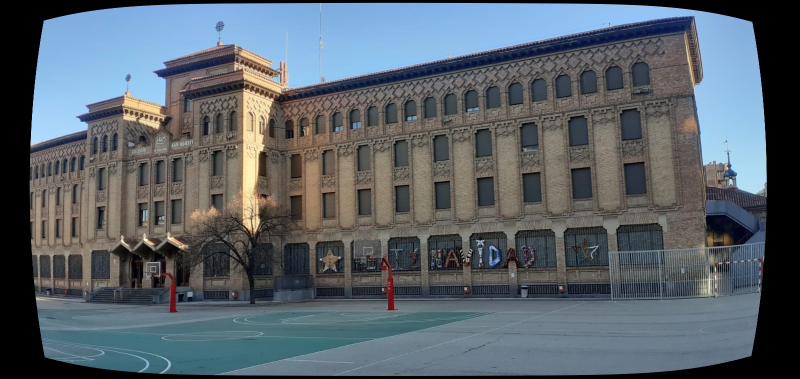
#> input picture colfotoactual2.jpg, 1600 x 758 px (shown at 1/2 size)
$ python 'CódigoTRABAJOCV.py'
#> lines starting #> are read from the running program, lines starting #| are printed output that depends on the picture
#####################################################################################
#
# MRGCV Unizar - Computer vision - COURSE ASSIGMENT
#
# Title: Estimation of a camera pose using old photos.
#
# Date:
#
#####################################################################################
#
# Authors: Jaime Ángel Ezpeleta Sobrevía
#
# Version:
#
#####################################################################################

'''Imports and functions'''
import time
import collections
import matplotlib.pyplot as plt
import numpy as np
import random
import math
import glob
import scipy.linalg as scAlg
import cv2
import scipy as sc
import scipy.optimize as scOptim
def svd(mat, norm=False) -> np.array:
    """
    Function to perform SVD of a given matrix.
    Last column of vector v is the desired solution.

    :param mat: matrix we want to perform SVD to
    norm: if False, it does not normalize the vector.
    :return:
    It returns the 3D point obtained by a match of two 2D points.
    """
    u, s, vh = np.linalg.svd(mat)
    v = vh.T
    pt = v[:, -1]
    if norm:
        pt = pt / pt[-1]
    # point_3d /= point_3d[3] This also works
    return pt
def homographyPts(x1, x2) ->np.array:
    """
    Function that builds matrices for later svd. Homography case.
    :param x1: first point of the 2D match
    :param x2: second point of the 2D match
    :return:
    A matrix, composed by the stack of equations of both points.
    We stack both points' equations to get the system of equations (2m x 4), where m = num of points of the match.
    """
    line1 = np.array([x1[0][0], x1[1][0], 1, 0, 0, 0, -x2[0][0] * x1[0][0], -x2[0][0] * x1[1][0], -x2[0][0]])
    line2 = np.array([0, 0, 0, x1[0][0], x1[1][0], 1, -x2[1][0] * x1[0][0], -x2[1][0] * x1[1][0], -x2[1][0]])
    A = np.vstack((line1, line2))
    return A
def indexMatrixToMatchesList(matchesList):
    """
     -input:
         matchesList: nMatches x 3 --> [[indexDesc1,indexDesc2,descriptorDistance],...]]
     -output:
        dMatchesList: list of n DMatch object
     """
    dMatchesList = []
    for row in matchesList:
        dMatchesList.append(cv2.DMatch(_queryIdx=row[0], _trainIdx=row[1], _distance=row[2]))
    return dMatchesList

# [69 lines left out: functions matchesListToIndexMatrix, matchWith2NDRR, npztox1x2, not called in this run]
def npztox1x2bis(npz):
    npz = np.load(npz)

    npz.files
    a = npz['keypoints0']
    b = npz['keypoints1']
    matches = npz['matches']
    c = npz['match_confidence']
    vectSG = []

    for i in range(matches.shape[0]):
        if (matches[i] != -1):
            vectSG.append([i, matches[i], 1 / c[i]])

    return vectSG,a,b
# [167 lines left out: functions calibrationFunction, disassemble_T, ensamble_T, rightCrosssP, getMax, draw3DLine and 1 more, not called in this run]

def crossMatrixInv(M):
    x = [M[2, 1], M[0, 2], M[1, 0]]
    return x

# [122 lines left out: functions crossMatrix, resBundleProjection, n_Points_in_Front, resBundleProjection, not called in this run]

votant=0
votact=0
if __name__ == '__main__':
    if True:
        np.set_printoptions(precision=4,linewidth=1024,suppress=True)

        path_image_vieja = 'fotovieja.jpg'  # Imagen vieja
        path_image_1col='colfotoactual2.jpg'
        path_image_2col='colfotoactual1.jpg'
        #path_image_3col='colfotoactual3.jpg'
        path_image_viejacol='colegiosanagustin1.png'

        canonical = [[1, 0, 0, 0], [0, 1, 0, 0], [0, 0, 1, 0]]
        # Read images

        image_pers_1=cv2.imread(path_image_1col)
#> image_pers_1 is the input picture: shape (758, 1600, 3); mean B, G, R 105.9, 98.2, 88.9
        #image_pers_1=cv2.imread(path_image_3col)
        image_pers_2=cv2.imread(path_image_2col)
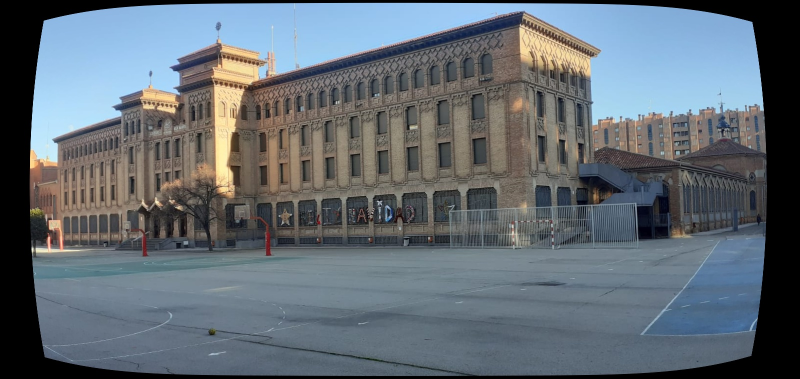
#> input picture colfotoactual1.jpg, 1600 x 758 px (shown at 1/2 size)
#> image_pers_2 is the input picture: shape (758, 1600, 3); mean B, G, R 115.1, 107, 97.7
        image_pers_viejacol=cv2.imread(path_image_viejacol)
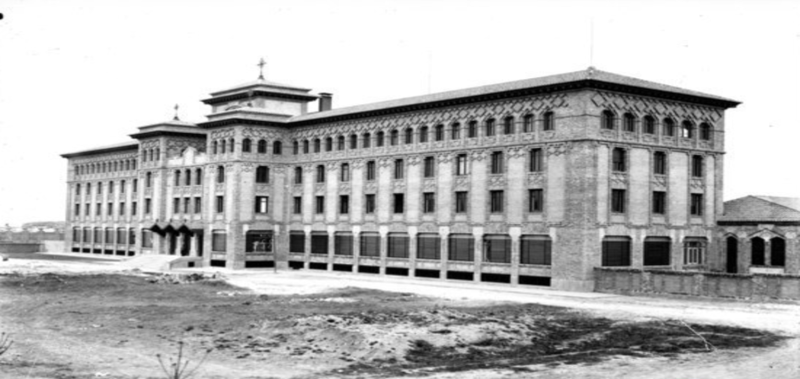
#> input picture colegiosanagustin1.png, 1600 x 758 px (shown at 1/2 size)
#> image_pers_viejacol is the input picture: shape (758, 1600, 3); mean B, G, R 179.7, 179.7, 179.7


        img_gris_pers_4 = cv2.cvtColor(image_pers_1, cv2.COLOR_BGR2GRAY)
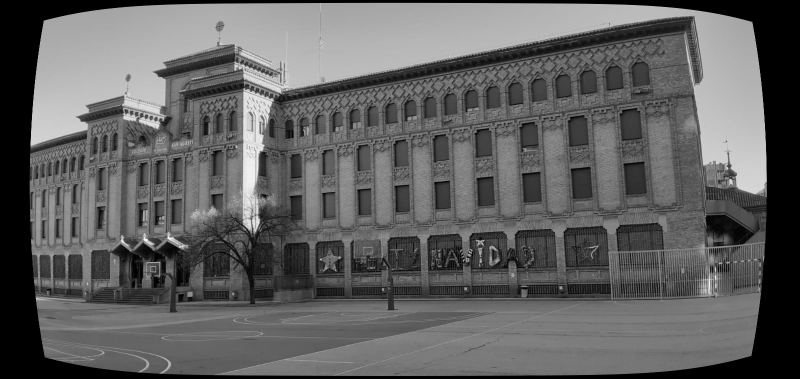
#> img_gris_pers_4: shape (758, 1600) (shown at 1/2 size); min 0, max 251, mean 96.3
        img_gris_pers_5 = cv2.cvtColor(image_pers_2, cv2.COLOR_BGR2GRAY)
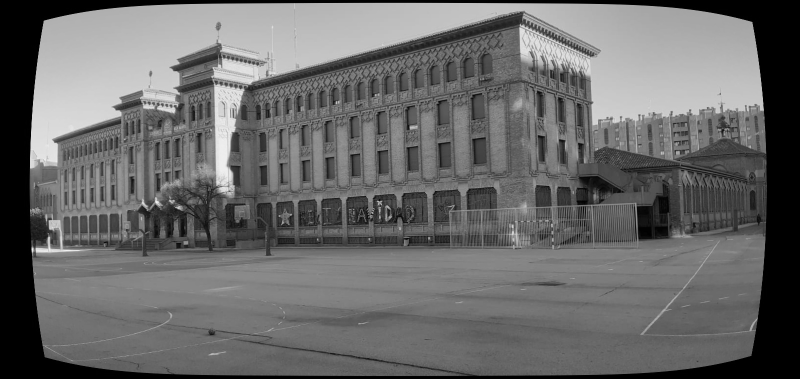
#> img_gris_pers_5: shape (758, 1600) (shown at 1/2 size); min 0, max 248, mean 105.1
        img_gris_vieja = cv2.cvtColor(image_pers_viejacol, cv2.COLOR_BGR2GRAY)

        npzpath='colfotoactual2_colfotoactual1_matches.npz'
        npzpath2 = 'colegiosanagustin1_colfotoactual1_matches.npz'
        #npzpath3 = 'C:/Users/jaime/Desktop/MASTER/Computer Vision/TRABAJO/colfotoactual3_colfotoactual2_matches.npz'


        matchesListG,keypointsSG1,keypointsSG2=npztox1x2bis(npzpath)
#> (reads colfotoactual2_colfotoactual1_matches.npz from the repository)

        dMatchesListG = indexMatrixToMatchesList(matchesListG)
        imgMatched = cv2.drawMatches(img_gris_pers_4, cv2.KeyPoint_convert(keypointsSG1), img_gris_pers_5, cv2.KeyPoint_convert(keypointsSG2), dMatchesListG[:1],
                                     None, flags=cv2.DrawMatchesFlags_NOT_DRAW_SINGLE_POINTS)
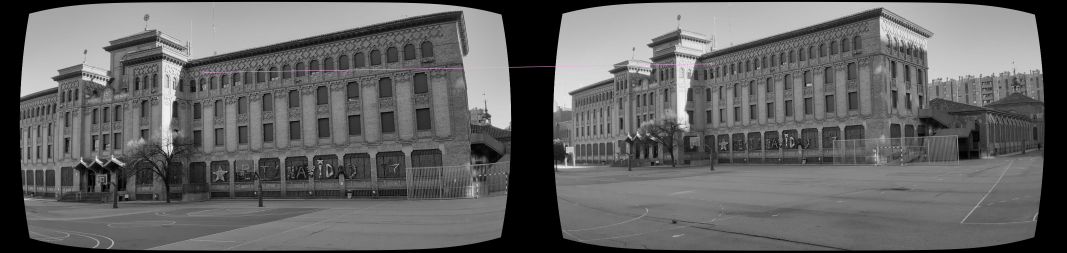
#> imgMatched: shape (758, 3200, 3) (shown at 1/3 size); mean of channels 0, 1, 2 100.8, 100.8, 100.8; drawn as B, G, R
        plt.title("Matches Superglue")
        plt.imshow(imgMatched, cmap='gray', vmin=0, vmax=255)
        plt.draw()
        plt.waitforbuttonpress()
        srcPts = np.float32([cv2.KeyPoint_convert(keypointsSG1)[m.queryIdx].pt for m in dMatchesListG]).reshape(len(dMatchesListG), 2)
        dstPts = np.float32([cv2.KeyPoint_convert(keypointsSG2)[m.trainIdx].pt for m in dMatchesListG]).reshape(len(dMatchesListG), 2)
        print("Puntos imagen 1:")
        x2 = np.vstack((srcPts.T, np.ones((1, srcPts.shape[0]))))
        print(x2[:,:1])
        print(x2.shape)
        print("Puntos imagen 2:")
        x1 = np.vstack((dstPts.T, np.ones((1, dstPts.shape[0]))))
        print(x1)
        print(x1.shape)
        '''Puntos en la tercera imagen (foto antigua)'''
        matchesListG2, keypointsSG12, keypointsSG22 = npztox1x2bis(npzpath2)
#> (reads colegiosanagustin1_colfotoactual1_matches.npz from the repository)
        dMatchesListG2 = indexMatrixToMatchesList(matchesListG2)
        imgMatched = cv2.drawMatches(img_gris_vieja, cv2.KeyPoint_convert(keypointsSG12), img_gris_pers_5,
                                     cv2.KeyPoint_convert(keypointsSG22), dMatchesListG2,
                                     None, flags=cv2.DrawMatchesFlags_NOT_DRAW_SINGLE_POINTS)
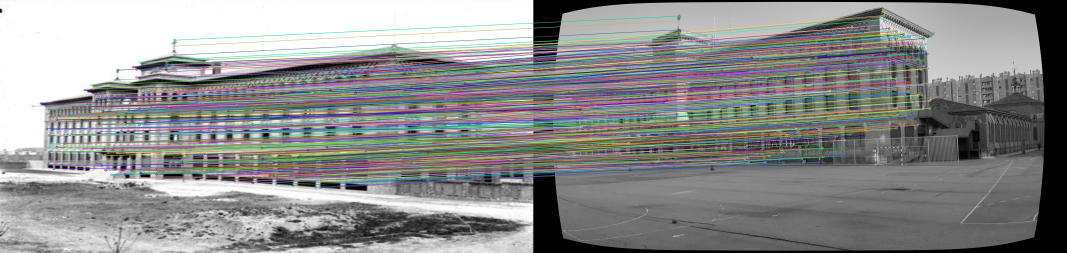
#> imgMatched: shape (758, 3200, 3) (shown at 1/3 size); mean of channels 0, 1, 2 141.4, 141.8, 141.2; drawn as B, G, R
        plt.title("Matches Superglue con foto vieja")
        plt.imshow(imgMatched, cmap='gray', vmin=0, vmax=255)
        plt.draw()
        plt.waitforbuttonpress()
        srcPts2 = np.float32([cv2.KeyPoint_convert(keypointsSG12)[m.queryIdx].pt for m in dMatchesListG2]).reshape(
            len(dMatchesListG2), 2)
        dstPts2 = np.float32([cv2.KeyPoint_convert(keypointsSG22)[m.trainIdx].pt for m in dMatchesListG2]).reshape(
            len(dMatchesListG2), 2)
        print("Puntos en la foto vieja")
        x3 = np.vstack((srcPts2.T, np.ones((1, srcPts2.shape[0]))))
        print(x3)
        print(x3.shape)
        x4 = np.vstack((dstPts2.T, np.ones((1, dstPts2.shape[0]))))
        print(x4)
        print(x4.shape)
    #Calculo inliers
    if True:
        #     # Matched points in homogeneous coordinates


        x1aux=np.empty((3,4))
        x2aux = np.empty((3, 4))

        indexinlierok1=[]
        indexBestxok1=[]
        indexBestx1=[]
        maskinliers1=np.zeros((x1.shape[1],))

        maskmatches1=np.zeros((x1.shape[1],))
        maskmatchesx1=np.zeros((x1.shape[1],))

        for k in range(10000):
            votact=0
            selectionant=0
            indexinlier1 = []
            indexBestx1 = []
            for i in range(4):

                selection=random.randint(0,x1.shape[1]-1)
                if(selectionant==selection):
                    selection=selection-1
                indexBestx1=np.append(indexBestx1,selection)
                selectionant = selection
                #print(selection)
                x1aux[:,i]=x1[:,selection]
                x2aux[:,i]=x2[:,selection]

            A = np.empty((8, 9))
            j = 0
            for i in range(x1aux.shape[1]):  # In this loop we are taking each point of both images (point matches) and compute the dot prod.
                x1_2d = x1aux[:, i].reshape(3, 1)
                x2_2d = x2aux[:, i].reshape(3, 1)
                A_stack = homographyPts(x1_2d,
                                        x2_2d)  # We perform the right cross prod to generate A matrix for both images.
                A[j:j + 2, :] = A_stack
                j = j + 2
            homography = svd(A)
            homography = homography.reshape(3, 3)


        #3) PASAR PUNTOS DE 1 A 2.
            x2new=homography@x1
            x2new=x2new/x2new[2,:]
            for i in range(x1.shape[1]):
                distx=pow(x2[0,i]-x2new[0,i],2)
                disty=pow(x2[1,i]-x2new[1,i],2)
                dist=math.sqrt(distx+disty) #dist entre los puntos
                #print(dist)
                #time.sleep(1)


                if(dist<50):#4) COJO DISTANCIAS DE DE LOS NUEVOS Y LOS QUE TENIA  --> MIDO CON DISTANCIA --> VOTACIÓN.
                    votact+=1
#> (the run stopped early here; a loop or call above may not have finished)
